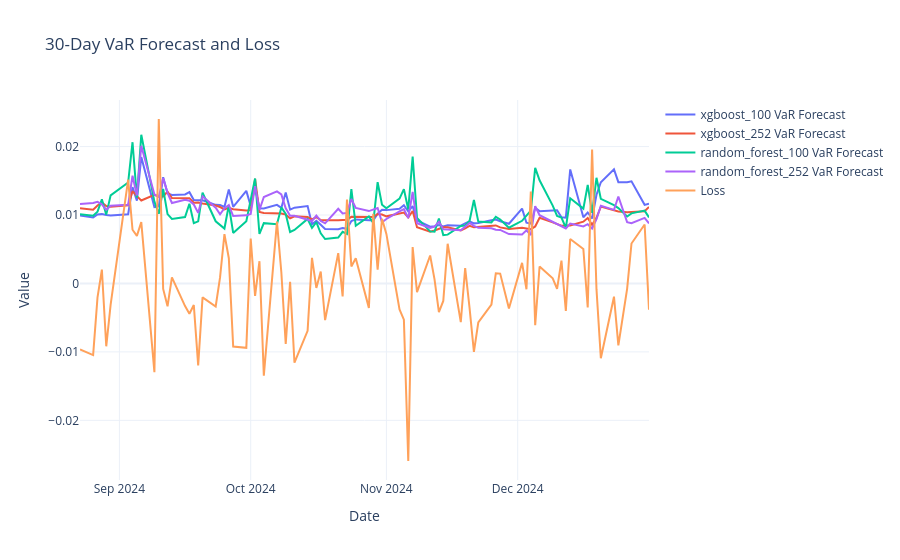

Here is the notebook cell this chart was saved with:
### Code cell
fig = go.Figure()

for model_name, result in trained_models_results.items():
    fig.add_trace(
        go.Scatter(
            x=result.index,
            y=result["varForecast"],
            mode="lines",
            name=f"{model_name} VaR Forecast",
        )
    )

fig.add_trace(
    go.Scatter(
        x=trained_models_results["xgboost_100"].index,
        y=trained_models_results["xgboost_100"]["loss"],
        mode="lines",
        name="Loss",
    )
)

fig.update_layout(
    title="30-Day VaR Forecast and Loss",
    xaxis_title="Date",
    yaxis_title="Value",
    template="plotly_white",
)

fig.show()
